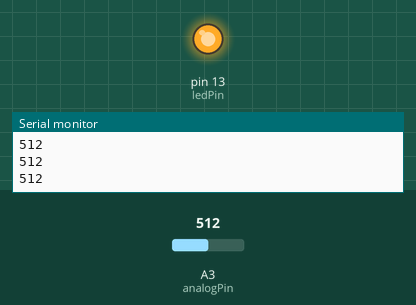
Recording of a sketch running on a simulated Arduino Uno, built with avr-gcc and run on an emulated ATmega328P. Parts: output pins drawn as LEDs (lit = HIGH), the last lines printed to the serial monitor. The inputs (shaded band) are chosen by the test bench; at power-on: A3 (analogPin) = 512.

Above: at 1.2 s.
1.3 s: A3 (analogPin) set to 500
At 2.5 s:
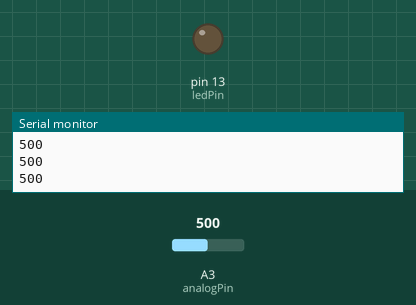
2.8 s: A3 (analogPin) set to 522
At 4.0 s:
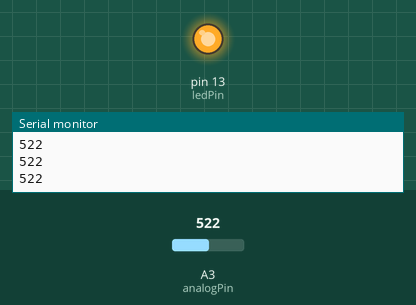
4.3 s: A3 (analogPin) set to 511
At 5.0 s:
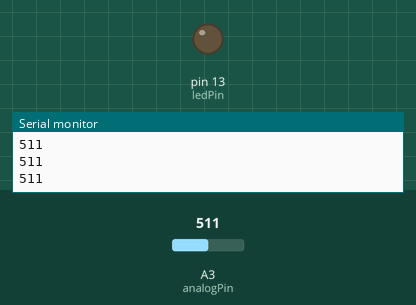
Timing chart, 0 to 7.3 s (numbered marks = the images above; inputs shaded):
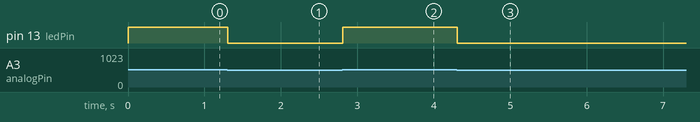

Measured:
- the behaviour switches between 512 and 511 on A3 (analogPin) (found by bisection; images 0 and 1)
- after the input at 1.3 s, pin 13 (ledPin): HIGH → LOW at once
- after the input at 2.8 s, pin 13 (ledPin): LOW → HIGH at once
- after the input at 4.3 s, pin 13 (ledPin): HIGH → LOW at once

The sketch:

serial.ino
```cpp
/* シリアル通信                       */
/* センサーの値をシリアル通信で送る   */
int ledPin = 13;        // LEDをデジタルピン13に接続
int analogPin = 3;     // ここにセンサーを接続
int val = 0;             // 読み取った値を格納する変数
int threshold = 512;  // 閾値

void setup() {
  pinMode(ledPin, OUTPUT);   // ピン13を出力に設定
  Serial.begin(9600);         // シリアル通信の初期化
}

void loop() {
  val = analogRead(analogPin);    // アナログピンを読み取る
  Serial.println(val);              // センサー情報を送信

  if (val >= threshold) {
    digitalWrite(ledPin, HIGH);   // LEDをオンに
  } else {
    digitalWrite(ledPin, LOW);    // LEDをオフに
  }
}
```
